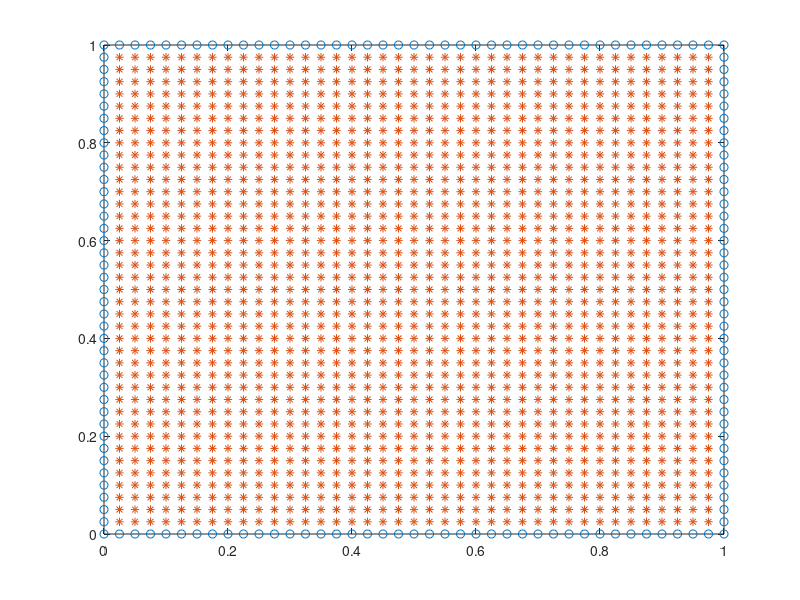

Here is the MATLAB script that generated this plot:
clear
clc
format shorte
%% 
n = 40;
L0 = 0;
L1 = 1;
h = (L1-L0)/n;
x = L0:h:L1;
[X,Y] = meshgrid(x);
X = X(:);   Y = Y(:);
N = length(X);
tic
boundary = find( X==0 | X==1 | Y==0 | Y==1 );
Interior = find( X~=0 &  X~=1 & Y~=0 & Y~=1);
toc
plot(X(boundary),Y(boundary),'o',X(Interior),Y(Interior),'*')

X = [X(boundary);X(Interior)];
Y = [Y(boundary);Y(Interior)];

NB = length(X(boundary));
NI = length(X(Interior));
%%
Phi = @(r,c) exp(-(c*r).^2);
dxPhi = @(r,rh,c) -2*c^2*rh.*exp(-(c*r).^2);
dxxPhi = @(r,rh,c) 2*c^2*exp(-(c*r).^2).*( -1 + 2*(c^2).*(rh.^2));

rx = X-X';
ry = Y-Y';

D = sqrt( rx.^2 + ry.^2 );

c = 2;
Int = Phi(D,c);

D1x = dxPhi(D,rx,c);
D1y = dxPhi(D,ry,c);

D2x = dxxPhi(D,rx,c);
D2y = dxxPhi(D,ry,c);
%%
u = @(x,y) sin(x).*sin(y);
f = @(x,y) -2.*sin(x).*sin(y);
%%
H = D2x + D2y;
H(1:NB,:) = Int(1:NB,:); 

F = f(X,Y);
F(1:NB) = u(X(1:NB),Y(1:NB));

Lambda = H\F;

U = Int*Lambda;

norm(U-u(X,Y),inf)
